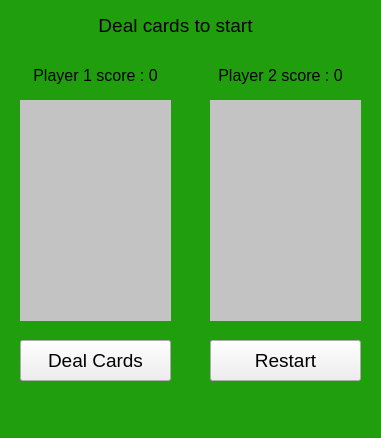
<?xml version="1.0" encoding="UTF-8"?>
<ui version="4.0">
 <class>MainWindow</class>
 <widget class="QMainWindow" name="MainWindow">
  <property name="geometry">
   <rect>
    <x>0</x>
    <y>0</y>
    <width>381</width>
    <height>438</height>
   </rect>
  </property>
  <property name="windowTitle">
   <string>MainWindow</string>
  </property>
  <property name="styleSheet">
   <string notr="true">background-color: rgb(33, 158, 14);</string>
  </property>
  <widget class="QWidget" name="centralwidget">
   <widget class="QPushButton" name="pushButton">
    <property name="geometry">
     <rect>
      <x>20</x>
      <y>340</y>
      <width>151</width>
      <height>41</height>
     </rect>
    </property>
    <property name="font">
     <font>
      <pointsize>14</pointsize>
      <underline>false</underline>
      <strikeout>false</strikeout>
      <stylestrategy>PreferAntialias</stylestrategy>
     </font>
    </property>
    <property name="toolTip">
     <string>&lt;html&gt;&lt;head/&gt;&lt;body&gt;&lt;p&gt;deal cards&lt;/p&gt;&lt;/body&gt;&lt;/html&gt;</string>
    </property>
    <property name="whatsThis">
     <string>&lt;html&gt;&lt;head/&gt;&lt;body&gt;&lt;p&gt;&lt;span style=&quot; color:#fefefe;&quot;&gt;Deal cards&lt;/span&gt;&lt;/p&gt;&lt;/body&gt;&lt;/html&gt;</string>
    </property>
    <property name="styleSheet">
     <string notr="true">background-color: light gray;
</string>
    </property>
    <property name="text">
     <string>Deal Cards</string>
    </property>
    <property name="checkable">
     <bool>false</bool>
    </property>
    <property name="autoRepeatDelay">
     <number>300</number>
    </property>
    <property name="default">
     <bool>false</bool>
    </property>
    <property name="flat">
     <bool>false</bool>
    </property>
   </widget>
   <widget class="QLabel" name="label">
    <property name="geometry">
     <rect>
      <x>20</x>
      <y>100</y>
      <width>151</width>
      <height>221</height>
     </rect>
    </property>
    <property name="styleSheet">
     <string notr="true">background-color: rgb(195, 195, 195);</string>
    </property>
    <property name="text">
     <string/>
    </property>
    <property name="pixmap">
     <pixmap>Cards Deck/svg_playing_cards/fronts/clubs_2.svg</pixmap>
    </property>
    <property name="scaledContents">
     <bool>true</bool>
    </property>
   </widget>
   <widget class="QLabel" name="label_2">
    <property name="geometry">
     <rect>
      <x>210</x>
      <y>100</y>
      <width>151</width>
      <height>221</height>
     </rect>
    </property>
    <property name="styleSheet">
     <string notr="true">background-color: rgb(195, 195, 195);</string>
    </property>
    <property name="text">
     <string/>
    </property>
    <property name="pixmap">
     <pixmap>Cards Deck/svg_playing_cards/fronts/clubs_7.svg</pixmap>
    </property>
    <property name="scaledContents">
     <bool>true</bool>
    </property>
   </widget>
   <widget class="QPushButton" name="pushButton_2">
    <property name="geometry">
     <rect>
      <x>210</x>
      <y>340</y>
      <width>151</width>
      <height>41</height>
     </rect>
    </property>
    <property name="font">
     <font>
      <pointsize>14</pointsize>
      <underline>false</underline>
      <strikeout>false</strikeout>
      <stylestrategy>PreferAntialias</stylestrategy>
     </font>
    </property>
    <property name="toolTip">
     <string>&lt;html&gt;&lt;head/&gt;&lt;body&gt;&lt;p&gt;deal cards&lt;/p&gt;&lt;/body&gt;&lt;/html&gt;</string>
    </property>
    <property name="whatsThis">
     <string>&lt;html&gt;&lt;head/&gt;&lt;body&gt;&lt;p&gt;&lt;span style=&quot; color:#fefefe;&quot;&gt;Deal cards&lt;/span&gt;&lt;/p&gt;&lt;/body&gt;&lt;/html&gt;</string>
    </property>
    <property name="styleSheet">
     <string notr="true">background-color: light gray
;
</string>
    </property>
    <property name="text">
     <string>Restart</string>
    </property>
    <property name="checkable">
     <bool>false</bool>
    </property>
    <property name="autoRepeatDelay">
     <number>300</number>
    </property>
    <property name="default">
     <bool>false</bool>
    </property>
    <property name="flat">
     <bool>false</bool>
    </property>
   </widget>
   <widget class="QLabel" name="label_3">
    <property name="geometry">
     <rect>
      <x>0</x>
      <y>10</y>
      <width>351</width>
      <height>31</height>
     </rect>
    </property>
    <property name="font">
     <font>
      <pointsize>14</pointsize>
     </font>
    </property>
    <property name="styleSheet">
     <string notr="true">background-color: light gray;
</string>
    </property>
    <property name="text">
     <string>Deal cards to start</string>
    </property>
    <property name="alignment">
     <set>Qt::AlignCenter</set>
    </property>
   </widget>
   <widget class="QLabel" name="label_4">
    <property name="geometry">
     <rect>
      <x>0</x>
      <y>60</y>
      <width>191</width>
      <height>31</height>
     </rect>
    </property>
    <property name="font">
     <font>
      <pointsize>12</pointsize>
     </font>
    </property>
    <property name="styleSheet">
     <string notr="true">background-color: light gray;
</string>
    </property>
    <property name="text">
     <string>Player 1 score : 0</string>
    </property>
    <property name="alignment">
     <set>Qt::AlignCenter</set>
    </property>
   </widget>
   <widget class="QLabel" name="label_5">
    <property name="geometry">
     <rect>
      <x>190</x>
      <y>60</y>
      <width>181</width>
      <height>31</height>
     </rect>
    </property>
    <property name="font">
     <font>
      <pointsize>12</pointsize>
     </font>
    </property>
    <property name="styleSheet">
     <string notr="true">background-color: light gray;
</string>
    </property>
    <property name="text">
     <string>Player 2 score : 0</string>
    </property>
    <property name="alignment">
     <set>Qt::AlignCenter</set>
    </property>
   </widget>
  </widget>
  <widget class="QMenuBar" name="menubar">
   <property name="geometry">
    <rect>
     <x>0</x>
     <y>0</y>
     <width>381</width>
     <height>23</height>
    </rect>
   </property>
  </widget>
  <widget class="QStatusBar" name="statusbar"/>
 </widget>
 <resources/>
 <connections/>
</ui>
